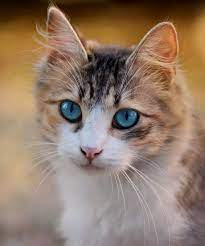
#> input picture photos/cat.jfif, 205 x 246 px, found by its file name
$ python transformations.py
#> lines starting #> are read from the running program, lines starting #| are printed output that depends on the picture
import cv2 as cv
import numpy as np

img = cv.imread('photos/cat.jfif')
#> img is the input picture: shape (246, 205, 3); mean B, G, R 105.6, 122.8, 145.6
cv.imshow('Cat',img)

# Translation (shiftin an image)
def translate(img, x, y):
#> called with x = 100, y = 100
    transMat = np.float32([[1,0,x],[0,1,y]])
    dimensions = (img.shape[1],img.shape[0]) # (width,height)
#> dimensions = (205, 246)

    return cv.warpAffine(img, transMat, dimensions)
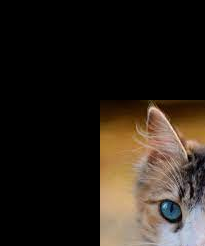
#> returned value: shape (246, 205, 3); mean of channels 0, 1, 2 27.2, 34.6, 42.2; drawn as B, G, R

# -x --> Left
# -y --> Up
# x --> Right
# y --> Down

translated = translate(img, 100, 100) # Shift 100 pixels to the right and 100 Down
cv.imshow('Translated',translated)

# Rotation
def rotate(img, angle, rotPoint=None):
#> called with angle = -90
    (height,width) = img.shape[:2]
#> height = 246; width = 205

    if rotPoint is None:
        rotPoint = (width//2,height//2)
#> rotPoint = (102, 123)

    rotMat = cv.getRotationMatrix2D(rotPoint, angle, 1.0)
#> rotMat = [[6.12e-17, -1, 225], [1, 6.12e-17, 21]]
    dimensions = (width,height)
#> dimensions = (205, 246)

    return cv.warpAffine(img, rotMat, dimensions)
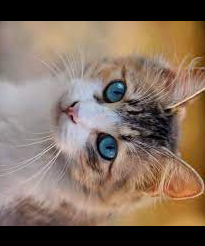
#> returned value: shape (246, 205, 3); mean of channels 0, 1, 2 94, 109, 128.6; drawn as B, G, R

rotated = rotate(img, -90)
cv.imshow('Rotated',rotated)

# Resezing
# Shrinking -> INTER_AREA
# Enlarging -> INTER_LINEAR or INTER_CUBIC
resized = cv.resize(img, (500,500), interpolation=cv.INTER_LINEAR)
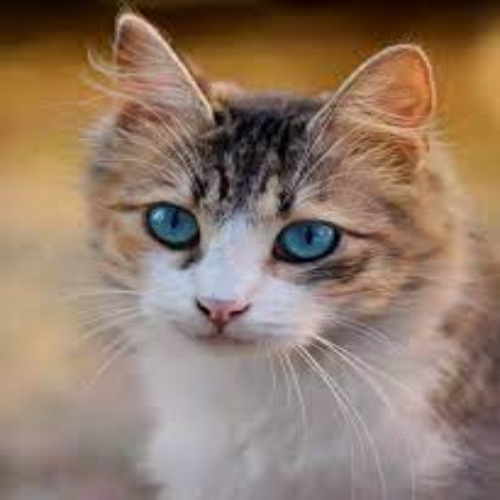
#> resized: shape (500, 500, 3); mean B, G, R 105.5, 122.7, 145.5
cv.imshow('Resized',resized)

# Flipping
flip = cv.flip(img, -1) # 0 (vertically), 1(Horizontally) or -1 (Both)
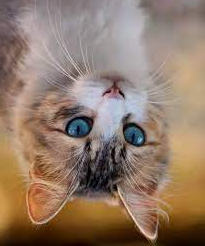
#> flip: shape (246, 205, 3); mean B, G, R 105.6, 122.8, 145.6
cv.imshow('Flipped',flip)

cv.waitKey(0)
